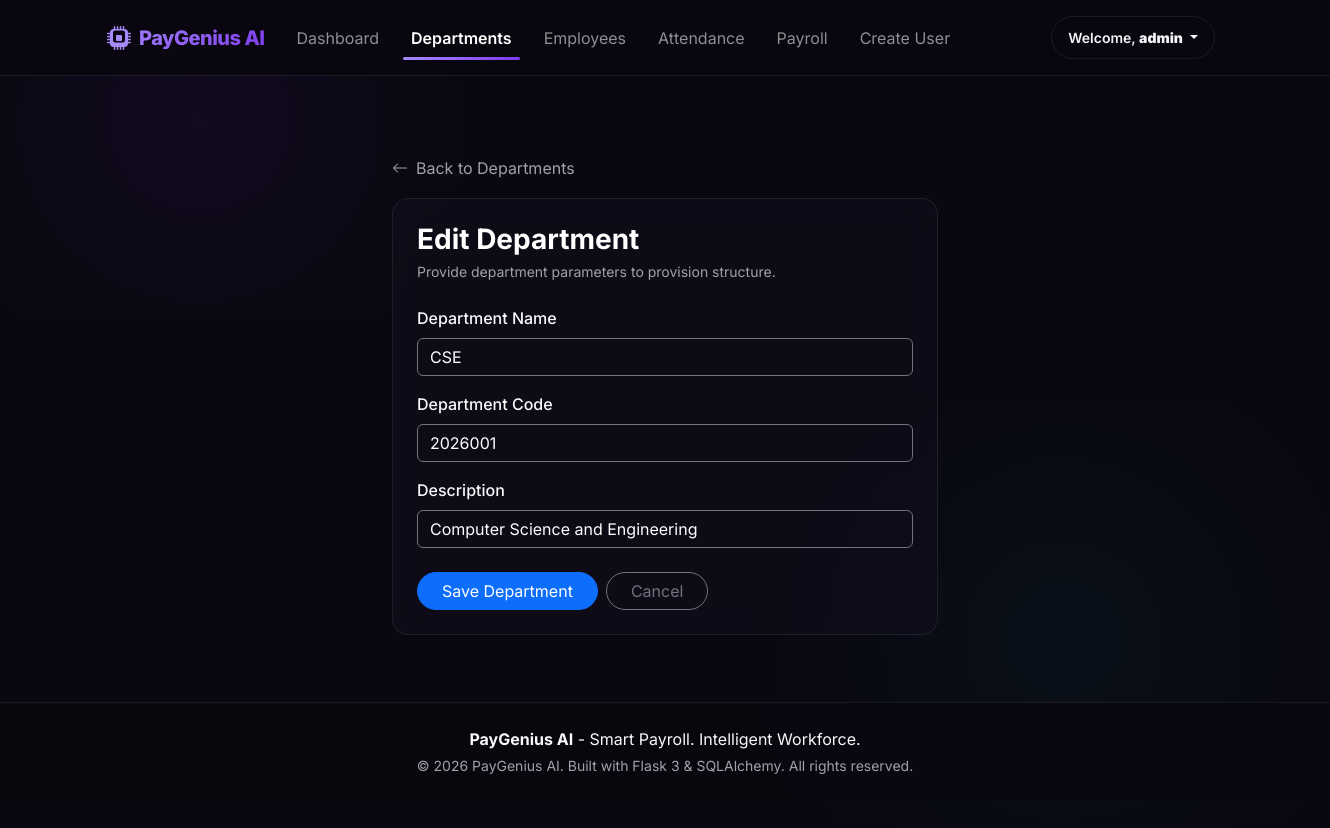
The page /hr/departments/edit/1 (signed in) on the database its author committed.
### models/user.py (models this page shows)
class User(BaseModel, UserMixin):
    __tablename__ = "users"
    username = db.Column(db.String(64), unique=True, nullable=False, index=True)
    email = db.Column(db.String(120), unique=True, nullable=False, index=True)
    password_hash = db.Column(db.String(256), nullable=False)
    role_id = db.Column(
        db.Integer,
        db.ForeignKey("roles.id"),
        nullable=True
    )
    role = db.relationship(
        "Role",
        back_populates="users"
    )
    employee_id = db.Column(
        db.Integer,
        db.ForeignKey("employees.id"),
        nullable=True,
        unique=True
    )
    employee = db.relationship(
        "Employee",
        back_populates="user"
    )
    approved_leaves = db.relationship(
        "LeaveRequest",
        back_populates="approver",
        lazy="dynamic",
        foreign_keys="LeaveRequest.approved_by"
    )
    def __repr__(self):
        return f"<User {self.username}>"

### models/department.py (models this page shows, shortened)
class Department(BaseModel):
    __tablename__ = "departments"
    name = db.Column(db.String(100), unique=True, index=True, nullable=False)
    code = db.Column(db.String(20), unique=True, index=True, nullable=False)
    description = db.Column(db.String(255), nullable=True)
    employees = db.relationship(
        "Employee",
        back_populates="department",
        lazy="dynamic"
    )

### blueprints/hr/routes.py (the view, shortened to what this page needs)
@hr_bp.route("/departments/edit/<int:id>", methods=["GET", "POST"])
@login_required
@roles_required(RoleType.ADMIN, RoleType.HR)
def edit_department(id):
    try:
        departments = HRService.list_departments()
        dept = next((d for d in departments if d.id == id), None)
        form = DepartmentForm(obj=dept)
        return render_template("hr/department_form.html", form=form, title="Edit Department")
    except ValueError as e:
        flash(str(e), "danger")
        return redirect(url_for("hr.list_departments"))

### blueprints/hr/forms.py
class DepartmentForm(FlaskForm):
    name = StringField(
        "Department Name",
        validators=[DataRequired(), Length(max=100, message="Name must not exceed 100 characters.")]
    )
    code = StringField(
        "Department Code",
        validators=[DataRequired(), Length(max=20, message="Code must not exceed 20 characters.")]
    )
    description = StringField(
        "Description",
        validators=[Optional(), Length(max=255, message="Description must not exceed 255 characters.")]
    )

### blueprints/hr/services.py (called while the page is built, shortened)
    @staticmethod
    def list_departments(search=None):
        query = Department.query.filter(Department.is_active == True)
        return query.order_by(Department.name).all()

### templates/hr/department_form.html (shortened to what this page needs)
{% extends "base.html" %}
{% block content %}
<div class="row justify-content-center mt-4">
    <div class="col-md-8 col-lg-6">
        <div class="mb-3">
            <a href="{{ url_for('hr.list_departments') }}" class="text-muted text-decoration-none d-inline-flex align-items-center">
                <svg xmlns="http://www.w3.org/2000/svg" width="16" height="16" fill="currentColor" class="bi bi-arrow-left me-2" viewBox="0 0 16 16">
                    <path fill-rule="evenodd" d="M15 8a.5.5 0 0 0-.5-.5H2.707l3.147-3.146a.5.5 0 1 0-.708-.708l-4 4a.5.5 0 0 0 0 .708l4 4a.5.5 0 0 0 .708-.708L2.707 8.5H14.5A.5.5 0 0 0 15 8"/>
                </svg>
                Back to Departments
            </a>
        </div>
        <div class="glass-card p-4">
            <h3 class="text-white mb-1 fw-bold">{{ title }}</h3>
            <p class="text-muted small mb-4">Provide department parameters to provision structure.</p>
            <form method="POST">
                <div class="mb-3">
                    <label for="name" class="form-label text-light fw-medium">{{ form.name.label }}</label>
                    {{ form.name(class="form-control bg-transparent border-secondary text-white" + (" is-invalid" if form.name.errors else ""), placeholder="e.g., Human Resources") }}
                </div>
                <div class="mb-3">
                    <label for="code" class="form-label text-light fw-medium">{{ form.code.label }}</label>
                    {{ form.code(class="form-control bg-transparent border-secondary text-white" + (" is-invalid" if form.code.errors else ""), placeholder="e.g., HR") }}
                </div>
                <div class="mb-4">
                    <label for="description" class="form-label text-light fw-medium">{{ form.description.label }}</label>
                    {{ form.description(class="form-control bg-transparent border-secondary text-white" + (" is-invalid" if form.description.errors else ""), placeholder="Summary of department operations...") }}
                </div>
                <div class="d-flex gap-2">
                    <button type="submit" class="btn btn-primary px-4 rounded-pill">Save Department</button>
                    <a href="{{ url_for('hr.list_departments') }}" class="btn btn-outline-secondary px-4 rounded-pill">Cancel</a>
                </div>
            </form>
        </div>
    </div>
</div>
{% endblock %}

### templates/base.html (shortened to what this page needs)
<!DOCTYPE html>
<html lang="en">
<head>
    <link href="https://cdn.jsdelivr.net/npm/bootstrap@5.3.3/dist/css/bootstrap.min.css" rel="stylesheet">
    <link rel="stylesheet" href="{{ url_for('static', filename='css/style.css') }}">
</head>
<body>
    <nav class="navbar navbar-expand-lg navbar-dark navbar-custom py-3">
        <div class="container">
            <a class="navbar-brand d-flex align-items-center" href="/">
                PayGenius AI
            </a>
            <div class="collapse navbar-collapse" id="navbarNav">
                <ul class="navbar-nav me-auto mb-2 mb-lg-0">
                    <li class="nav-item">
                        <a class="nav-link px-3 {% if request.endpoint == 'analytics.dashboard' %}active{% endif %}" href="{{ url_for('analytics.dashboard') }}">Dashboard</a>
                    </li>
                    {% if current_user.is_authenticated and current_user.role and current_user.role.name in [RoleType.ADMIN, RoleType.HR] %}
                    <li class="nav-item">
                        <a class="nav-link px-3 {% if '/hr/departments' in request.path %}active{% endif %}" href="{{ url_for('hr.list_departments') }}">Departments</a>
                    </li>
                    <li class="nav-item">
                        <a class="nav-link px-3 {% if '/hr/employees' in request.path %}active{% endif %}" href="{{ url_for('hr.list_employees') }}">Employees</a>
                    </li>
                    <li class="nav-item">
                        <a class="nav-link px-3 {% if request.endpoint == 'attendance_upload.upload_attendance_ui' %}active{% endif %}" href="{{ url_for('attendance_upload.upload_attendance_ui') }}">Attendance</a>
                    </li>
                    <li class="nav-item">
                        <a class="nav-link px-3 {% if request.endpoint and request.endpoint.startswith('payroll.') %}active{% endif %}" href="{{ url_for('payroll.payroll_ui') }}">Payroll</a>
                    </li>
                    {% endif %}
                    {% if current_user.is_authenticated and current_user.role and current_user.role.name == RoleType.ADMIN %}
                    <li class="nav-item">
                        <a class="nav-link px-3 {% if request.path == '/admin/create-user' %}active{% endif %}" href="{{ url_for('auth.create_user') }}">Create User</a>
                    </li>
                    {% endif %}
                </ul>
                <div class="d-flex align-items-center">
                    {% if current_user and current_user.is_authenticated %}
                        <div class="dropdown">
                            <button class="btn btn-outline-custom dropdown-toggle btn-sm rounded-pill px-3 me-2" type="button" id="userMenu" data-bs-toggle="dropdown" aria-expanded="false">
                                Welcome, <strong>{{ current_user.username }}</strong>
                            </button>
                        </div>
                    {% else %}
                        <a href="{{ url_for('auth.login') }}" class="btn btn-outline-custom me-2 rounded-pill btn-sm px-3">Log In</a>
                    {% endif %}
                </div>
            </div>
        </div>
    </nav>
    <main class="container py-4 flex-grow-1">
        {% block content %}{% endblock %}
    </main>
    <footer class="py-4 mt-auto">
        <div class="container text-center">
            <p class="mb-1 text-light"><strong>PayGenius AI</strong> - Smart Payroll. Intelligent Workforce.</p>
            <p class="text-muted small mb-0">&copy; 2026 PayGenius AI. Built with Flask 3 & SQLAlchemy. All rights reserved.</p>
        </div>
    </footer>
</body>
</html>

### static/css/style.css (style rules this page uses)
:root { --bg-base: #09070f; --bg-surface: rgba(18, 14, 28, 0.7); --bg-surface-hover: rgba(26, 21, 40, 0.85); --primary: #8b5cf6; --primary-glow: rgba(139, 92, 246, 0.15); --primary-gradient: linear-gradient(135deg, #a78bfa 0%, #7c3aed 100%); --accent: #06b6d4; --accent-gradient: linear-gradient(135deg, #22d3ee 0%, #0891b2 100%); --text-main: #f3f4f6; --text-muted: #9ca3af; --border-color: rgba(255, 255, 255, 0.08); --transition-smooth: all 0.3s cubic-bezier(0.4, 0, 0.2, 1); }
body { background-color: var(--bg-base); color: var(--text-main); font-family: 'Inter', sans-serif; min-height: 100vh; display: flex; flex-direction: column; overflow-x: hidden; position: relative; }
body::before { content: ""; position: absolute; top: -10%; left: -10%; width: 50%; height: 50%; background: radial-gradient(circle, rgba(124, 58, 237, 0.08) 0%, rgba(0, 0, 0, 0) 70%); z-index: -1; pointer-events: none; }
body::after { content: ""; position: absolute; bottom: -10%; right: -10%; width: 60%; height: 60%; background: radial-gradient(circle, rgba(6, 182, 212, 0.05) 0%, rgba(0, 0, 0, 0) 70%); z-index: -1; pointer-events: none; }
.navbar-custom { background: rgba(9, 7, 15, 0.8) !important; backdrop-filter: blur(12px); -webkit-backdrop-filter: blur(12px); border-bottom: 1px solid var(--border-color); }
.navbar-brand { font-weight: 800; letter-spacing: -0.5px; background: var(--primary-gradient); -webkit-background-clip: text; -webkit-text-fill-color: transparent; }
main { flex-grow: 1; }
.glass-card { background: var(--bg-surface); backdrop-filter: blur(16px); -webkit-backdrop-filter: blur(16px); border: 1px solid var(--border-color); border-radius: 16px; padding: 24px; transition: var(--transition-smooth); }
.btn-outline-custom { background: transparent; border: 1px solid var(--border-color); color: var(--text-main); font-weight: 600; padding: 10px 24px; border-radius: 10px; transition: var(--transition-smooth); }
footer { border-top: 1px solid var(--border-color); background: rgba(9, 7, 15, 0.9); }
.navbar-nav .nav-link { position: relative; transition: var(--transition-smooth); }
.navbar-nav .nav-link.active { color: #ffffff !important; font-weight: 600; }
.navbar-nav .nav-link.active::after { content: ""; position: absolute; bottom: -2px; left: 0.5rem; right: 0.5rem; height: 3px; background: var(--primary-gradient); border-radius: 3px; }
.text-muted { color: #a1a1aa !important; }

### rows shown on the page
User: username "admin"
Department: name "CSE", code "2026001", description "Computer Science and Engineering"

### other values the page prints
{{ title }} "Edit Department"
